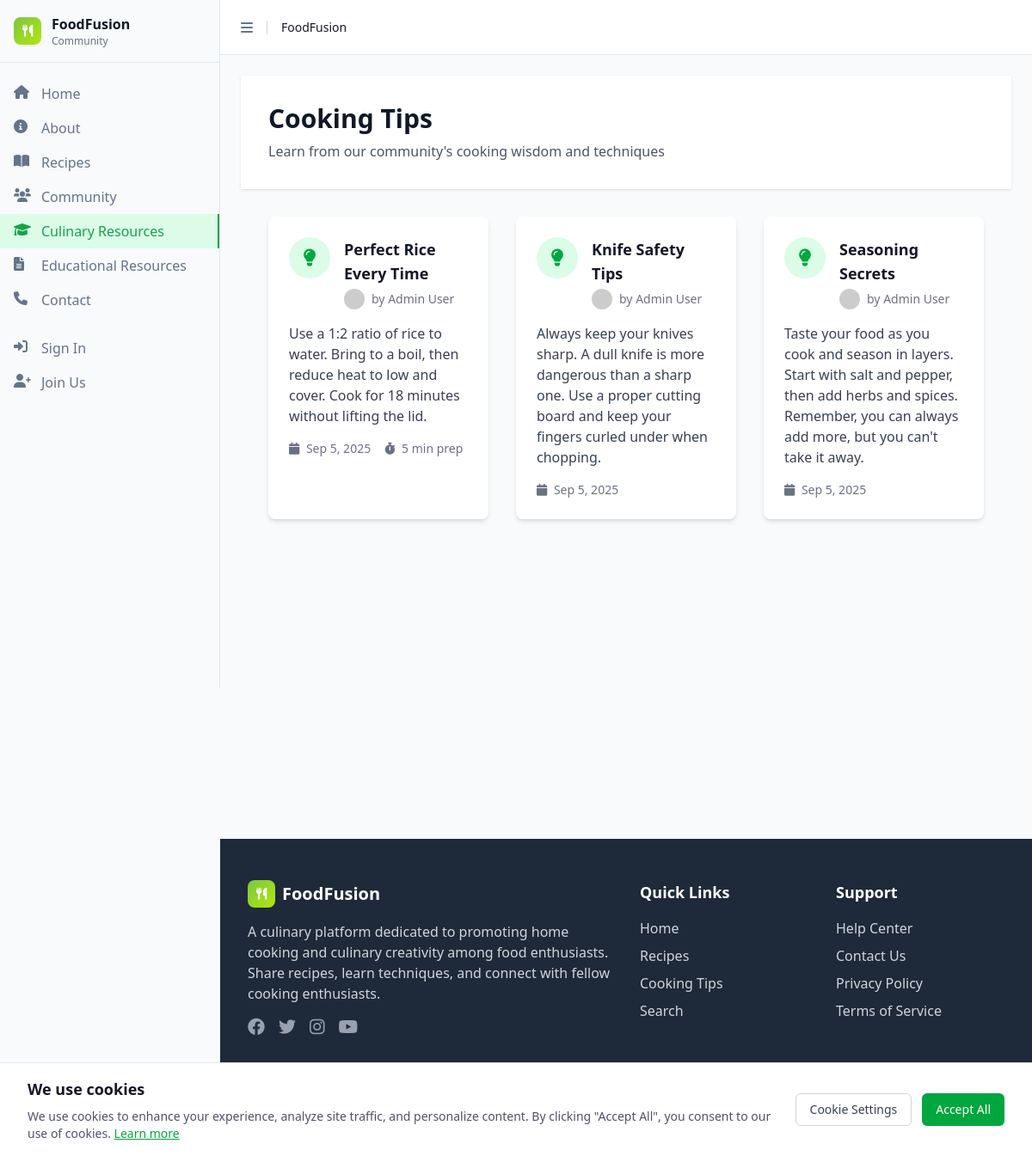
The app's page /index.php?page=cooking-tips with its own data.
### tables this page shows
CREATE TABLE IF NOT EXISTS cooking_tips (
    id INT AUTO_INCREMENT PRIMARY KEY,
    title VARCHAR(255) NOT NULL,
    content TEXT NOT NULL,
    user_id INT NOT NULL,
    prep_time INT,
    created_at TIMESTAMP DEFAULT CURRENT_TIMESTAMP,
    updated_at TIMESTAMP DEFAULT CURRENT_TIMESTAMP ON UPDATE CURRENT_TIMESTAMP,
    FOREIGN KEY (user_id) REFERENCES users(id) ON DELETE CASCADE,
    INDEX idx_user_tips (user_id),
    INDEX idx_tip_created (created_at)
);

CREATE TABLE IF NOT EXISTS users (
    id INT AUTO_INCREMENT PRIMARY KEY,
    firstName VARCHAR(50) NOT NULL,
    lastName VARCHAR(50) NOT NULL,
    email VARCHAR(100) NOT NULL UNIQUE,
    password VARCHAR(255) NOT NULL,
    bio TEXT,
    location VARCHAR(100),
    website VARCHAR(255),
    profile_image VARCHAR(500),
    created_at TIMESTAMP DEFAULT CURRENT_TIMESTAMP,
    updated_at TIMESTAMP DEFAULT CURRENT_TIMESTAMP ON UPDATE CURRENT_TIMESTAMP,
    INDEX idx_email (email),
    INDEX idx_name (firstName, lastName)
);

### includes/functions.php (called while the page is built, shortened)
<?php
function formatDate($date) {
    return date('M j, Y', strtotime($date));
}
?>

### pages/cooking-tips.php (the view, shortened to what this page needs)
<?php
include 'includes/header.php';
$tips = [];
try {
    global $db;
    $stmt = $db->prepare("SELECT ct.*, u.firstName, u.lastName, u.profile_image
                          FROM cooking_tips ct
                          JOIN users u ON ct.user_id = u.id
                          ORDER BY ct.created_at DESC");
    $stmt->execute();
    $tips = $stmt->fetchAll();
} catch (Exception $e) {
}
?>
<div class="min-h-screen bg-gray-50">
    <div class="bg-white shadow-sm">
        <div class="max-w-7xl mx-auto px-4 sm:px-6 lg:px-8 py-8">
            <div class="flex flex-col md:flex-row md:items-center md:justify-between">
                <div>
                    <h1 class="text-3xl font-bold text-gray-900">Cooking Tips</h1>
                    <p class="mt-2 text-gray-600">Learn from our community's cooking wisdom and techniques</p>
                </div>
            </div>
        </div>
    </div>
    <div class="max-w-7xl mx-auto px-4 sm:px-6 lg:px-8 py-8">
        <?php if (empty($tips)): ?>
        <div class="text-center py-12">
            <i class="fas fa-lightbulb text-6xl text-gray-300 mb-4"></i>
            <h3 class="text-xl font-semibold text-gray-900 mb-2">No cooking tips yet</h3>
            <p class="text-gray-600">Be the first to share a cooking tip with our community!</p>
        </div>
        <?php else: ?>
        <div class="grid grid-cols-1 md:grid-cols-2 lg:grid-cols-3 gap-8">
            <?php foreach ($tips as $tip): ?>
            <div class="bg-white rounded-lg shadow-md p-6 hover:shadow-lg transition-shadow">
                <div class="flex items-start mb-4">
                    <div class="w-12 h-12 bg-green-100 rounded-full flex items-center justify-center mr-4 flex-shrink-0">
                        <i class="fas fa-lightbulb text-green-600 text-xl"></i>
                    </div>
                    <div class="flex-1">
                        <h3 class="text-lg font-semibold text-gray-900 mb-1">
                            <?php echo htmlspecialchars($tip['title']); ?>
                        </h3>
                        <div class="flex items-center text-sm text-gray-500">
                            <img src="<?php echo $tip['profile_image'] ? 'uploads/' . $tip['profile_image'] : 'https://via.placeholder.com/24x24/78C841/FFFFFF?text=' . substr($tip['firstName'], 0, 1); ?>"
                                 alt="Profile" class="w-6 h-6 rounded-full mr-2">
                            <span>by <?php echo htmlspecialchars($tip['firstName'] . ' ' . $tip['lastName']); ?></span>
                        </div>
                    </div>
                </div>
                <p class="text-gray-700 mb-4">
                    <?php echo nl2br(htmlspecialchars($tip['content'])); ?>
                </p>
                <div class="flex items-center justify-between text-sm text-gray-500">
                    <div class="flex items-center space-x-4">
                        <span>
                            <i class="fas fa-calendar mr-1"></i>
                            <?php echo formatDate($tip['created_at']); ?>
                        </span>
                        <?php if ($tip['prep_time']): ?>
                        <span>
                            <i class="fas fa-stopwatch mr-1"></i>
                            <?php echo $tip['prep_time']; ?> min prep
                        </span>
                        <?php endif; ?>
                    </div>
                </div>
            </div>
            <?php endforeach; ?>
        </div>
        <?php endif; ?>
    </div>
</div>
<?php include 'includes/footer.php'; ?>

### records on screen
cooking_tips: title "Perfect Rice Every Time", user.lastName "Admin User", content "Use a 1:2 ratio of rice to water. Bring to a boil, then reduce heat to low and cover. Cook for 18 minutes without lifting the lid.", created_at "Sep 5, 2025", prep_time "5"
cooking_tips: title "Knife Safety Tips", user.lastName "Admin User", content "Always keep your knives sharp. A dull knife is more dangerous than a sharp one. Use a proper cutting board and keep your fingers curled under when chopping.", created_at "Sep 5, 2025"
cooking_tips: title "Seasoning Secrets", user.lastName "Admin User", content "Taste your food as you cook and season in layers. Start with salt and pepper, then add herbs and spices. Remember, you can always add more, but you can't take it away.", created_at "Sep 5, 2025"
